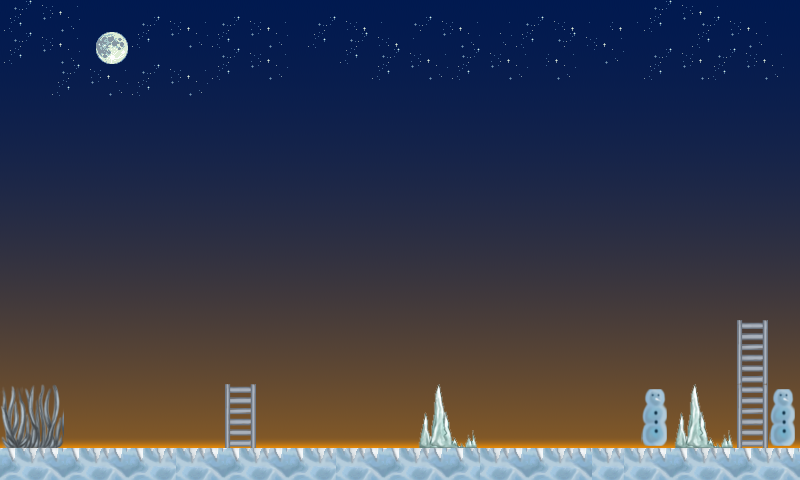

This is a level from a 2D game, rendered from its Tiled map with the project's own tilesets. A one-line summary and the map file follow, with tile-layer data summarised:
An orthogonal 50x30 tile map with 16x16 px tiles, 2 tile layers (Tile Layer 1, Tile Layer 2), 4 tilesets and 54 objects (36x fixture, 18x object).

<map version="1.0" orientation="orthogonal" renderorder="right-down" width="50" height="30" tilewidth="16" tileheight="16" nextobjectid="77">
 <tileset firstgid="1" name="snow_3" tilewidth="16" tileheight="16">
  <image source="../assets/snow_3.png" width="512" height="640" />
 </tileset>
 <tileset firstgid="1281" name="mor" tilewidth="16" tileheight="16">
  <image source="../assets/mor.png" width="640" height="480" />
 </tileset>
 <tileset firstgid="2481" name="snow_3" tilewidth="16" tileheight="16">
  <image source="../assets/snow_3.png" width="512" height="640" />
 </tileset>
 <tileset firstgid="3761" name="platformertiles" tilewidth="16" tileheight="16">
  <image source="../assets/platformertiles.png" width="256" height="96" />
 </tileset>
 <layer name="Tile Layer 1" width="50" height="30">
  <data>[1500 cells, 1500 non-empty, 1144 distinct tile ids]</data>
 </layer>
 <layer name="Tile Layer 2" width="50" height="30">
  <data>[1500 cells, 290 non-empty, 66 distinct tile ids]</data>
 </layer>
 <objectgroup name="Object Layer 1">
  <object id="1" name="ground" type="object" x="1.33333" y="447" width="797.333" height="34.3333">
   <properties>
    <property name="userData" value="ground" />
   </properties>
  </object>
  <object id="2" name="prepqtstviq" type="fixture" x="224" y="380" width="30" height="65">
   <properties>
    <property name="body" value="ground" />
    <property name="userData" value="prepqtstviq" />
   </properties>
  </object>
  <object id="3" name="prep1" type="fixture" x="439" y="385">
   <properties>
    <property name="body" value="ground" />
    <property name="userData" value="prep1" />
   </properties>
   <polyline points="0,0 -4,33 -12,28 -17,55 -16,59 37,61 34,47 30,56 17,56 2,0" />
  </object>
  <object id="6" name="prepr2" type="fixture" x="645" y="445">
   <properties>
    <property name="body" value="ground" />
    <property name="userData" value="prepr2" />
   </properties>
   <polyline points="0,0 -4,-17 -4,-34 0,-42 0,-51 1,-56 16,-56 20,-43 20,-34 20,-12 17,-1 2,0" />
  </object>
  <object id="7" name="prep3" type="fixture" x="696" y="385">
   <properties>
    <property name="body" value="ground" />
    <property name="userData" value="prep3" />
   </properties>
   <polyline points="0,0 -6,40 -14,26 -19,58 18,61 0,2" />
  </object>
  <object id="8" name="prep4" type="fixture" x="738.666" y="317.334" width="30.6667" height="128">
   <properties>
    <property name="body" value="ground" />
    <property name="userData" value="prepr4" />
   </properties>
  </object>
  <object id="10" name="prep5" type="fixture" x="774.667" y="386.666" width="16" height="57.3333">
   <properties>
    <property name="body" value="ground" />
    <property name="userData" value="prepr5" />
   </properties>
  </object>
  <object id="15" name="line1" type="object" x="797.333" y="304">
   <properties>
    <property name="isSensor" value="true" />
    <property name="userData" value="line1" />
   </properties>
   <polyline points="0,0 -81.3333,9.33333 -128,80 -244,69.3333 -476,69.3333 -604,33.3333 -694.667,-5.33333 -796,-2.66667" />
  </object>
  <object id="16" name="line2" type="object" x="2.66667" y="41.3333">
   <properties>
    <property name="isSensor" value="true" />
    <property name="userData" value="line2" />
   </properties>
   <polyline points="0,0 85.3333,-29.3333 738.667,-34.6667 797.333,-14.6667" />
  </object>
  <object id="17" name="ptiche" type="object" x="291" y="424.333" width="36" height="23.3333">
   <properties>
    <property name="isSensor" value="true" />
    <property name="userData" value="qice" />
   </properties>
  </object>
  <object id="18" name="egg1point1" type="fixture" x="372.5" y="349.5" width="11" height="11">
   <properties>
    <property name="body" value="ptiche" />
    <property name="isSensor" value="true" />
    <property name="userData" value="egg1point1" />
   </properties>
   <ellipse />
  </object>
  <object id="19" name="egg1point1" type="fixture" x="349.5" y="385.5" width="11" height="11">
   <properties>
    <property name="body" value="ptiche" />
    <property name="isSensor" value="true" />
    <property name="userData" value="egg1point1" />
   </properties>
   <ellipse />
  </object>
  <object id="20" name="egg1point1" type="fixture" x="267.5" y="381.5" width="11" height="11">
   <properties>
    <property name="body" value="ptiche" />
    <property name="isSensor" value="true" />
    <property name="userData" value="egg1point1" />
   </properties>
   <ellipse />
  </object>
  <object id="22" name="egg1point1" type="fixture" x="234.5" y="333.5" width="11" height="11">
   <properties>
    <property name="body" value="ptiche" />
    <property name="isSensor" value="true" />
    <property name="userData" value="egg1point1" />
   </properties>
   <ellipse />
  </object>
  <object id="23" name="egg1point1" type="fixture" x="177.5" y="162.5" width="11" height="11">
   <properties>
    <property name="body" value="ptiche" />
    <property name="isSensor" value="true" />
    <property name="userData" value="egg1point1" />
   </properties>
   <ellipse />
  </object>
  <object id="24" name="egg1point1" type="fixture" x="405.5" y="137.5" width="11" height="11">
   <properties>
    <property name="body" value="ptiche" />
    <property name="isSensor" value="true" />
    <property name="userData" value="egg1point1" />
   </properties>
   <ellipse />
  </object>
  <object id="25" name="ptiche2" type="object" x="363" y="424.333" width="36" height="23.3333">
   <properties>
    <property name="isSensor" value="true" />
    <property name="userData" value="qice" />
   </properties>
  </object>
  <object id="26" name="egg1point1" type="fixture" x="444.5" y="333.5" width="11" height="11">
   <properties>
    <property name="body" value="ptiche2" />
    <property name="isSensor" value="true" />
    <property name="userData" value="egg1point1" />
   </properties>
   <ellipse />
  </object>
  <object id="27" name="egg1point1" type="fixture" x="412.5" y="377.5" width="11" height="11">
   <properties>
    <property name="body" value="ptiche2" />
    <property name="isSensor" value="true" />
    <property name="userData" value="egg1point1" />
   </properties>
   <ellipse />
  </object>
  <object id="28" name="egg1point1" type="fixture" x="331.5" y="379.5" width="11" height="11">
   <properties>
    <property name="body" value="ptiche2" />
    <property name="isSensor" value="true" />
    <property name="userData" value="egg1point1" />
   </properties>
   <ellipse />
  </object>
  <object id="29" name="egg1point1" type="fixture" x="305.5" y="326.5" width="11" height="11">
   <properties>
    <property name="body" value="ptiche2" />
    <property name="isSensor" value="true" />
    <property name="userData" value="egg1point1" />
   </properties>
   <ellipse />
  </object>
  </objectgroup>
</map>
<!-- 33 of 54 objects omitted -->
